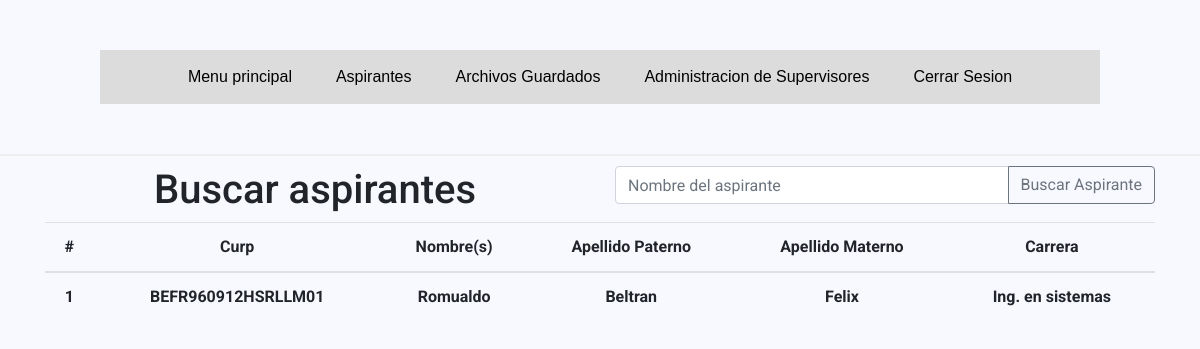
The page /search.php on the database as committed earlier.
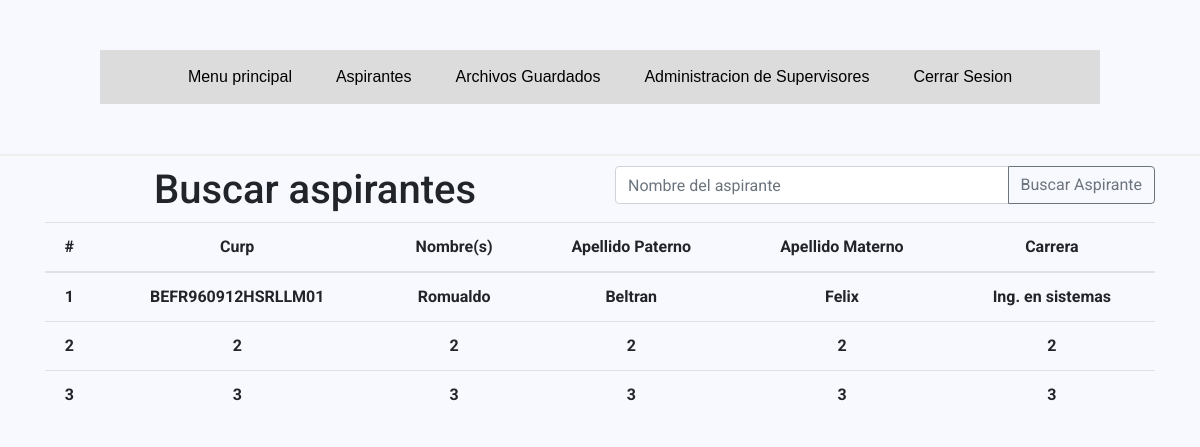
The same page on the database as committed later.
### tables this page shows
CREATE TABLE `users` (
  `id` int(11) NOT NULL,
  `curp` varchar(200) NOT NULL,
  `password` varchar(200) NOT NULL,
  `nombres` varchar(200) NOT NULL,
  `apellido_paterno` varchar(200) NOT NULL,
  `apellido_materno` varchar(200) NOT NULL,
  `tipo` varchar(200) NOT NULL,
  `carrera` varchar(200) NOT NULL
);

### queries.php (called while the page is built, shortened)
<?php
    function obtenerAspirantes($conn){
        $records = $conn->prepare('SELECT * FROM users');
        $records->execute();
        return $records->fetchall(PDO::FETCH_ASSOC);
    }
?>

### search.php (the view, shortened to what this page needs)
<?php
	require 'database.php';
	require 'queries.php';
	$results = obtenerAspirantes($conn);
?>
<!DOCTYPE html>
<html lang="en">
	<head>
		<link rel="stylesheet" href="assets/css/bootstrap.min.css">
		<link rel="stylesheet" href="assets/css/style-search.css">
	</head>
	<body>
		<?php
			if(true):
		?>
			<div class="container">
				<div class="row">
					<div class="col"><h1>Buscar aspirantes</h1></div>
					<div class="col">
						<div class="input-group mb-3">
							<input type="text" id="nombre" class="form-control" placeholder="Nombre del aspirante">
							<div class="input-group-append">
								<button class="btn btn-outline-secondary" onclick="buscarAspirante(nombre.value);" type="button">Buscar Aspirante</button>
							</div>
						</div>
					</div>
				</div>
				<table class="table">
					<thead>
						<tr>
							<th scope="col">#</th>
							<th scope="col">Curp</th>
							<th scope="col">Nombre(s)</th>
							<th scope="col">Apellido Paterno</th>
							<th scope="col">Apellido Materno</th>
							<th scope="col">Carrera</th>
						</tr>
					</thead>
					<tbody>
						<?php foreach ($results as $result){ ?>
							<tr id=<?= $result['id'] ?> >
								<th scope="col"><?= $result['id'] ?></th>
								<th><?= $result['curp'] ?></th>
								<th><?= $result['nombres'] ?></th>
								<th><?= $result['apellido_paterno'] ?></th>
								<th><?= $result['apellido_materno'] ?></th>
								<th><?= $result['carrera'] ?></th>
							</tr>
						<?php } ?>
					</tbody>
				</table>
			</div>
		<?php else:
			header("Location: /web-aspirantes")
		?>
		<?php endif; ?>
	</body>
</html>

### assets/css/style-search.css (style rules this page uses)
body { margin: 0; padding: 0; font-family: 'Roboto', sans-serif; text-align: center; }
header { border-bottom: 2px solid #eee; padding: 20px 0; margin-bottom: 10px; width: 100%; text-align: center; }
header a { text-decoration: none; color: #333; }

### assets/css/stylemenu.css (style rules this page uses)
* { margin: 0; padding: 0; -webkit-box-sizing: border-box; -moz-box-sizing: border-box; box-sizing: border-box; }
.navegacion { width: 1000px; margin: 30px auto; background-color: gainsboro;;; }
body { background-color: ghostwhite; background-image: url("../img/ith.png"); background-repeat: no-repeat; background-position: center; background-size: 300px 300px; }
.navegacion ul { list-style: none; }
.menu >li { position: relative; display: inline-block; }
.menu >li >a { display: block; padding: 15px 20px; color: black; font-family: Verdana, Geneva, Tahoma, sans-serif; text-decoration: none; }

Rows that differ between the two databases and show on the page:
added users: id "2", curp "2", nombres "2", apellido_paterno "2", apellido_materno "2", carrera "2"
added users: id "3", curp "3", nombres "3", apellido_paterno "3", apellido_materno "3", carrera "3"
